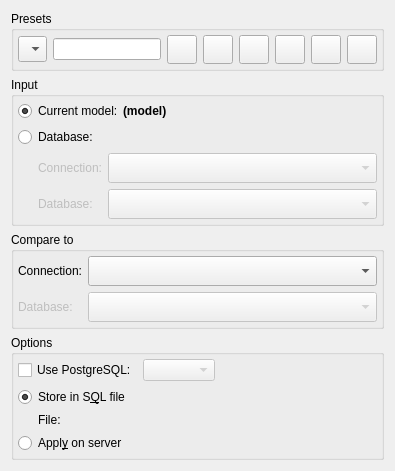
            <widget class="QWidget" name="layoutWidget">
             <layout class="QVBoxLayout" name="verticalLayout_6">
              <property name="spacing">
               <number>6</number>
              </property>
              <item>
               <widget class="QGroupBox" name="presets_gb">
                <property name="sizePolicy">
                 <sizepolicy hsizetype="Expanding" vsizetype="Preferred">
                  <horstretch>0</horstretch>
                  <verstretch>0</verstretch>
                 </sizepolicy>
                </property>
                <property name="minimumSize">
                 <size>
                  <width>0</width>
                  <height>0</height>
                 </size>
                </property>
                <property name="title">
                 <string>Presets</string>
                </property>
                <property name="flat">
                 <bool>false</bool>
                </property>
                <property name="checkable">
                 <bool>false</bool>
                </property>
                <layout class="QVBoxLayout" name="verticalLayout_8">
                 <property name="leftMargin">
                  <number>4</number>
                 </property>
                 <property name="topMargin">
                  <number>4</number>
                 </property>
                 <property name="rightMargin">
                  <number>4</number>
                 </property>
                 <property name="bottomMargin">
                  <number>4</number>
                 </property>
                 <item>
                  <layout class="QHBoxLayout" name="horizontalLayout_6">
                   <property name="spacing">
                    <number>6</number>
                   </property>
                   <item>
                    <widget class="QComboBox" name="presets_cmb">
                     <property name="sizePolicy">
                      <sizepolicy hsizetype="Preferred" vsizetype="Fixed">
                       <horstretch>0</horstretch>
                       <verstretch>0</verstretch>
                      </sizepolicy>
                     </property>
                     <property name="insertPolicy">
                      <enum>QComboBox::InsertAtBottom</enum>
                     </property>
                     <property name="sizeAdjustPolicy">
                      <enum>QComboBox::AdjustToMinimumContentsLengthWithIcon</enum>
                     </property>
                     <property name="iconSize">
                      <size>
                       <width>18</width>
                       <height>18</height>
                      </size>
                     </property>
                    </widget>
                   </item>
                   <item>
                    <widget class="QLineEdit" name="preset_name_edt"/>
                   </item>
                   <item>
                    <widget class="QToolButton" name="new_preset_tb">
                     <property name="enabled">
                      <bool>true</bool>
                     </property>
                     <property name="toolTip">
                      <string>Add new preset</string>
                     </property>
                     <property name="text">
                      <string/>
                     </property>
                     <property name="icon">
                      <iconset resource="../res/resources.qrc">
                       <normaloff>:/icones/icones/novo.png</normaloff>:/icones/icones/novo.png</iconset>
                     </property>
                     <property name="iconSize">
                      <size>
                       <width>22</width>
                       <height>22</height>
                      </size>
                     </property>
                     <property name="shortcut">
                      <string>Ins</string>
                     </property>
                    </widget>
                   </item>
                   <item>
                    <widget class="QToolButton" name="edit_preset_tb">
                     <property name="enabled">
                      <bool>true</bool>
                     </property>
                     <property name="toolTip">
                      <string>Edit preset name</string>
                     </property>
                     <property name="text">
                      <string/>
                     </property>
                     <property name="icon">
                      <iconset resource="../res/resources.qrc">
                       <normaloff>:/icones/icones/editar.png</normaloff>:/icones/icones/editar.png</iconset>
                     </property>
                     <property name="iconSize">
                      <size>
                       <width>22</width>
                       <height>22</height>
                      </size>
                     </property>
                     <property name="shortcut">
                      <string>Ctrl+E</string>
                     </property>
                    </widget>
                   </item>
                   <item>
                    <widget class="QToolButton" name="save_preset_tb">
                     <property name="enabled">
                      <bool>true</bool>
                     </property>
                     <property name="toolTip">
                      <string>Save preset</string>
                     </property>
                     <property name="text">
                      <string/>
                     </property>
                     <property name="icon">
                      <iconset resource="../res/resources.qrc">
                       <normaloff>:/icones/icones/salvar.png</normaloff>:/icones/icones/salvar.png</iconset>
                     </property>
                     <property name="iconSize">
                      <size>
                       <width>22</width>
                       <height>22</height>
                      </size>
                     </property>
                     <property name="shortcut">
                      <string>Ctrl+S</string>
                     </property>
                    </widget>
                   </item>
                   <item>
                    <widget class="QToolButton" name="cancel_preset_edit_tb">
                     <property name="enabled">
                      <bool>true</bool>
                     </property>
                     <property name="toolTip">
                      <string>Cancel operation on the preset</string>
                     </property>
                     <property name="text">
                      <string/>
                     </property>
                     <property name="icon">
                      <iconset resource="../res/resources.qrc">
                       <normaloff>:/icones/icones/fechar1.png</normaloff>:/icones/icones/fechar1.png</iconset>
                     </property>
                     <property name="iconSize">
                      <size>
                       <width>22</width>
                       <height>22</height>
                      </size>
                     </property>
                     <property name="shortcut">
                      <string>Esc</string>
                     </property>
                    </widget>
                   </item>
                   <item>
                    <widget class="QToolButton" name="remove_preset_tb">
                     <property name="enabled">
                      <bool>true</bool>
                     </property>
                     <property name="toolTip">
                      <string>Delete the selected preset</string>
                     </property>
                     <property name="text">
                      <string/>
                     </property>
                     <property name="icon">
                      <iconset resource="../res/resources.qrc">
                       <normaloff>:/icones/icones/excluir.png</normaloff>:/icones/icones/excluir.png</iconset>
                     </property>
                     <property name="iconSize">
                      <size>
                       <width>22</width>
                       <height>22</height>
                      </size>
                     </property>
                     <property name="shortcut">
                      <string>Del</string>
                     </property>
                    </widget>
                   </item>
                   <item>
                    <widget class="QToolButton" name="default_presets_tb">
                     <property name="enabled">
                      <bool>true</bool>
                     </property>
                     <property name="toolTip">
                      <string>Restore the default presets</string>
                     </property>
                     <property name="text">
                      <string/>
                     </property>
                     <property name="icon">
                      <iconset resource="../res/resources.qrc">
                       <normaloff>:/icones/icones/atualizar.png</normaloff>:/icones/icones/atualizar.png</iconset>
                     </property>
                     <property name="iconSize">
                      <size>
                       <width>22</width>
                       <height>22</height>
                      </size>
                     </property>
                     <property name="shortcut">
                      <string>Ctrl+R</string>
                     </property>
                    </widget>
                   </item>
                  </layout>
                 </item>
                </layout>
               </widget>
              </item>
              <item>
               <widget class="QGroupBox" name="groupBox_2">
                <property name="sizePolicy">
                 <sizepolicy hsizetype="Expanding" vsizetype="Preferred">
                  <horstretch>0</horstretch>
                  <verstretch>0</verstretch>
                 </sizepolicy>
                </property>
                <property name="minimumSize">
                 <size>
                  <width>0</width>
                  <height>0</height>
                 </size>
                </property>
                <property name="title">
                 <string>Input</string>
                </property>
                <property name="flat">
                 <bool>false</bool>
                </property>
                <property name="checkable">
                 <bool>false</bool>
                </property>
                <layout class="QVBoxLayout" name="verticalLayout_7">
                 <property name="leftMargin">
                  <number>4</number>
                 </property>
                 <property name="topMargin">
                  <number>4</number>
                 </property>
                 <property name="rightMargin">
                  <number>4</number>
                 </property>
                 <property name="bottomMargin">
                  <number>4</number>
                 </property>
                 <item>
                  <layout class="QHBoxLayout" name="horizontalLayout_3">
                   <property name="spacing">
                    <number>0</number>
                   </property>
                   <item>
                    <widget class="QRadioButton" name="src_model_rb">
                     <property name="sizePolicy">
                      <sizepolicy hsizetype="Preferred" vsizetype="Fixed">
                       <horstretch>0</horstretch>
                       <verstretch>0</verstretch>
                      </sizepolicy>
                     </property>
                     <property name="text">
                      <string>Current model:</string>
                     </property>
                     <property name="checked">
                      <bool>true</bool>
                     </property>
                    </widget>
                   </item>
                   <item>
                    <widget class="QLabel" name="src_model_name_lbl">
                     <property name="sizePolicy">
                      <sizepolicy hsizetype="Expanding" vsizetype="Preferred">
                       <horstretch>0</horstretch>
                       <verstretch>0</verstretch>
                      </sizepolicy>
                     </property>
                     <property name="font">
                      <font>
                       <weight>75</weight>
                       <italic>false</italic>
                       <bold>true</bold>
                      </font>
                     </property>
                     <property name="text">
                      <string>(model)</string>
                     </property>
                     <property name="textInteractionFlags">
                      <set>Qt::TextSelectableByKeyboard|Qt::TextSelectableByMouse</set>
                     </property>
                    </widget>
                   </item>
                  </layout>
                 </item>
                 <item>
                  <widget class="QRadioButton" name="src_database_rb">
                   <property name="minimumSize">
                    <size>
                     <width>0</width>
                     <height>0</height>
                    </size>
                   </property>
                   <property name="text">
                    <string>Database:</string>
                   </property>
                  </widget>
                 </item>
                 <item>
                  <widget class="QWidget" name="src_database_wgt" native="true">
                   <property name="enabled">
                    <bool>false</bool>
                   </property>
                   <property name="minimumSize">
                    <size>
                     <width>50</width>
                     <height>30</height>
                    </size>
                   </property>
                   <layout class="QGridLayout" name="gridLayout_13">
                    <property name="leftMargin">
                     <number>20</number>
                    </property>
                    <property name="topMargin">
                     <number>0</number>
                    </property>
                    <property name="rightMargin">
                     <number>0</number>
                    </property>
                    <property name="bottomMargin">
                     <number>0</number>
                    </property>
                    <item row="0" column="0">
                     <widget class="QLabel" name="src_connection_lbl">
                      <property name="enabled">
                       <bool>false</bool>
                      </property>
                      <property name="text">
                       <string>Connection:</string>
                      </property>
                     </widget>
                    </item>
                    <item row="0" column="1">
                     <widget class="QComboBox" name="src_connections_cmb">
                      <property name="enabled">
                       <bool>false</bool>
                      </property>
                      <property name="sizePolicy">
                       <sizepolicy hsizetype="Expanding" vsizetype="Fixed">
                        <horstretch>0</horstretch>
                        <verstretch>0</verstretch>
                       </sizepolicy>
                      </property>
                      <property name="sizeAdjustPolicy">
                       <enum>QComboBox::AdjustToMinimumContentsLengthWithIcon</enum>
                      </property>
                      <property name="iconSize">
                       <size>
                        <width>22</width>
                        <height>22</height>
                       </size>
                      </property>
                     </widget>
                    </item>
                    <item row="1" column="0">
                     <widget class="QLabel" name="src_database_lbl">
                      <property name="enabled">
                       <bool>false</bool>
                      </property>
                      <property name="sizePolicy">
                       <sizepolicy hsizetype="Minimum" vsizetype="Preferred">
                        <horstretch>0</horstretch>
                        <verstretch>0</verstretch>
                       </sizepolicy>
                      </property>
                      <property name="text">
                       <string>Database:</string>
                      </property>
                      <property name="indent">
                       <number>-1</number>
                      </property>
                     </widget>
                    </item>
                    <item row="1" column="1">
                     <widget class="QComboBox" name="src_database_cmb">
                      <property name="enabled">
                       <bool>false</bool>
                      </property>
                      <property name="sizePolicy">
                       <sizepolicy hsizetype="Expanding" vsizetype="Fixed">
                        <horstretch>0</horstretch>
                        <verstretch>0</verstretch>
                       </sizepolicy>
                      </property>
                      <property name="sizeAdjustPolicy">
                       <enum>QComboBox::AdjustToMinimumContentsLengthWithIcon</enum>
                      </property>
                      <property name="iconSize">
                       <size>
                        <width>22</width>
                        <height>22</height>
                       </size>
                      </property>
                     </widget>
                    </item>
                   </layout>
                  </widget>
                 </item>
                </layout>
               </widget>
              </item>
              <item>
               <widget class="QGroupBox" name="groupBox">
                <property name="sizePolicy">
                 <sizepolicy hsizetype="Expanding" vsizetype="Preferred">
                  <horstretch>0</horstretch>
                  <verstretch>0</verstretch>
                 </sizepolicy>
                </property>
                <property name="minimumSize">
                 <size>
                  <width>0</width>
                  <height>0</height>
                 </size>
                </property>
                <property name="title">
                 <string>Compare to</string>
                </property>
                <layout class="QGridLayout" name="gridLayout_11">
                 <property name="leftMargin">
                  <number>4</number>
                 </property>
                 <property name="topMargin">
                  <number>4</number>
                 </property>
                 <property name="rightMargin">
                  <number>4</number>
                 </property>
                 <property name="bottomMargin">
                  <number>4</number>
                 </property>
                 <property name="horizontalSpacing">
                  <number>6</number>
                 </property>
                 <item row="0" column="0">
                  <widget class="QLabel" name="connection_lbl">
                   <property name="text">
                    <string>Connection:</string>
                   </property>
                  </widget>
                 </item>
                 <item row="0" column="1">
                  <widget class="QComboBox" name="connections_cmb">
                   <property name="sizePolicy">
                    <sizepolicy hsizetype="Expanding" vsizetype="Fixed">
                     <horstretch>0</horstretch>
                     <verstretch>0</verstretch>
                    </sizepolicy>
                   </property>
                   <property name="sizeAdjustPolicy">
                    <enum>QComboBox::AdjustToMinimumContentsLengthWithIcon</enum>
                   </property>
                   <property name="iconSize">
                    <size>
                     <width>22</width>
                     <height>22</height>
                    </size>
                   </property>
                  </widget>
                 </item>
                 <item row="1" column="0">
                  <widget class="QLabel" name="database_lbl">
                   <property name="enabled">
                    <bool>false</bool>
                   </property>
                   <property name="sizePolicy">
                    <sizepolicy hsizetype="Minimum" vsizetype="Preferred">
                     <horstretch>0</horstretch>
                     <verstretch>0</verstretch>
                    </sizepolicy>
                   </property>
                   <property name="text">
                    <string>Database:</string>
                   </property>
                   <property name="indent">
                    <number>-1</number>
                   </property>
                  </widget>
                 </item>
                 <item row="1" column="1">
                  <widget class="QComboBox" name="database_cmb">
                   <property name="enabled">
                    <bool>false</bool>
                   </property>
                   <property name="sizePolicy">
                    <sizepolicy hsizetype="Expanding" vsizetype="Fixed">
                     <horstretch>0</horstretch>
                     <verstretch>0</verstretch>
                    </sizepolicy>
                   </property>
                   <property name="sizeAdjustPolicy">
                    <enum>QComboBox::AdjustToMinimumContentsLengthWithIcon</enum>
                   </property>
                   <property name="iconSize">
                    <size>
                     <width>22</width>
                     <height>22</height>
                    </size>
                   </property>
                  </widget>
                 </item>
                </layout>
               </widget>
              </item>
              <item>
               <widget class="QGroupBox" name="groupBox_3">
                <property name="sizePolicy">
                 <sizepolicy hsizetype="Expanding" vsizetype="Preferred">
                  <horstretch>0</horstretch>
                  <verstretch>0</verstretch>
                 </sizepolicy>
                </property>
                <property name="title">
                 <string>Options</string>
                </property>
                <layout class="QVBoxLayout" name="verticalLayout">
                 <property name="spacing">
                  <number>6</number>
                 </property>
                 <property name="leftMargin">
                  <number>4</number>
                 </property>
                 <property name="topMargin">
                  <number>4</number>
                 </property>
                 <property name="rightMargin">
                  <number>4</number>
                 </property>
                 <property name="bottomMargin">
                  <number>4</number>
                 </property>
                 <item>
                  <layout class="QHBoxLayout" name="horizontalLayout_17">
                   <property name="spacing">
                    <number>6</number>
                   </property>
                   <item>
                    <widget class="QCheckBox" name="pgsql_ver_chk">
                     <property name="toolTip">
                      <string>&lt;p&gt;Override the PostgreSQL version when generating the diff code. The default is to use the same version as the input database (detected automatically).&lt;/p&gt;</string>
                     </property>
                     <property name="statusTip">
                      <string/>
                     </property>
                     <property name="text">
                      <string>Use PostgreSQL:</string>
                     </property>
                    </widget>
                   </item>
                   <item>
                    <widget class="QComboBox" name="pgsql_ver_cmb">
                     <property name="enabled">
                      <bool>false</bool>
                     </property>
                     <property name="statusTip">
                      <string/>
                     </property>
                    </widget>
                   </item>
                   <item>
                    <spacer name="horizontalSpacer_4">
                     <property name="orientation">
                      <enum>Qt::Horizontal</enum>
                     </property>
                     <property name="sizeHint" stdset="0">
                      <size>
                       <width>40</width>
                       <height>20</height>
                      </size>
                     </property>
                    </spacer>
                   </item>
                  </layout>
                 </item>
                 <item>
                  <layout class="QHBoxLayout" name="horizontalLayout_7">
                   <property name="spacing">
                    <number>6</number>
                   </property>
                   <item>
                    <widget class="QRadioButton" name="store_in_file_rb">
                     <property name="sizePolicy">
                      <sizepolicy hsizetype="Fixed" vsizetype="Fixed">
                       <horstretch>0</horstretch>
                       <verstretch>0</verstretch>
                      </sizepolicy>
                     </property>
                     <property name="minimumSize">
                      <size>
                       <width>125</width>
                       <height>0</height>
                      </size>
                     </property>
                     <property name="toolTip">
                      <string>&lt;p&gt;Compares the model and the input database storing the diff in a SQL file for later usage.&lt;/p&gt;</string>
                     </property>
                     <property name="statusTip">
                      <string/>
                     </property>
                     <property name="text">
                      <string>Store in S&amp;QL file</string>
                     </property>
                     <property name="checked">
                      <bool>true</bool>
                     </property>
                    </widget>
                   </item>
                   <item>
                    <spacer name="horizontalSpacer_2">
                     <property name="orientation">
                      <enum>Qt::Horizontal</enum>
                     </property>
                     <property name="sizeHint" stdset="0">
                      <size>
                       <width>40</width>
                       <height>20</height>
                      </size>
                     </property>
                    </spacer>
                   </item>
                  </layout>
                 </item>
                 <item>
                  <widget class="QWidget" name="store_in_file_wgt" native="true">
                   <property name="enabled">
                    <bool>true</bool>
                   </property>
                   <property name="sizePolicy">
                    <sizepolicy hsizetype="Preferred" vsizetype="Fixed">
                     <horstretch>0</horstretch>
                     <verstretch>0</verstretch>
                    </sizepolicy>
                   </property>
                   <layout class="QGridLayout" name="store_in_file_grid">
                    <property name="leftMargin">
                     <number>20</number>
                    </property>
                    <property name="topMargin">
                     <number>0</number>
                    </property>
                    <property name="rightMargin">
                     <number>0</number>
                    </property>
                    <property name="bottomMargin">
                     <number>0</number>
                    </property>
                    <item row="0" column="0">
                     <widget class="QLabel" name="file_lbl">
                      <property name="enabled">
                       <bool>true</bool>
                      </property>
                      <property name="sizePolicy">
                       <sizepolicy hsizetype="Preferred" vsizetype="Fixed">
                        <horstretch>0</horstretch>
                        <verstretch>0</verstretch>
                       </sizepolicy>
                      </property>
                      <property name="minimumSize">
                       <size>
                        <width>0</width>
                        <height>0</height>
                       </size>
                      </property>
                      <property name="text">
                       <string>File:</string>
                      </property>
                     </widget>
                    </item>
                   </layout>
                  </widget>
                 </item>
                 <item>
                  <layout class="QHBoxLayout" name="horizontalLayout_8">
                   <property name="spacing">
                    <number>6</number>
                   </property>
                   <item>
                    <widget class="QRadioButton" name="apply_on_server_rb">
                     <property name="enabled">
                      <bool>true</bool>
                     </property>
                     <property name="sizePolicy">
                      <sizepolicy hsizetype="Fixed" vsizetype="Fixed">
                       <horstretch>0</horstretch>
                       <verstretch>0</verstretch>
                      </sizepolicy>
                     </property>
                     <property name="minimumSize">
                      <size>
                       <width>125</width>
                       <height>0</height>
                      </size>
                     </property>
                     <property name="toolTip">
                      <string>&lt;p&gt;Compares the model and the input database generating a diff and applying it directly to the latter. &lt;strong&gt;WARNING:&lt;/strong&gt; this mode causes irreversible changes on the database and in case of failure the original structure is not restored, so make sure to have a backup before proceed.&lt;/p&gt;</string>
                     </property>
                     <property name="statusTip">
                      <string/>
                     </property>
                     <property name="text">
                      <string>Appl&amp;y on server</string>
                     </property>
                     <property name="checked">
                      <bool>false</bool>
                     </property>
                    </widget>
                   </item>
                   <item>
                    <spacer name="horizontalSpacer_3">
                     <property name="orientation">
                      <enum>Qt::Horizontal</enum>
                     </property>
                     <property name="sizeHint" stdset="0">
                      <size>
                       <width>40</width>
                       <height>20</height>
                      </size>
                     </property>
                    </spacer>
                   </item>
                  </layout>
                 </item>
                </layout>
               </widget>
              </item>
              <item>
               <spacer name="verticalSpacer_2">
                <property name="orientation">
                 <enum>Qt::Vertical</enum>
                </property>
                <property name="sizeHint" stdset="0">
                 <size>
                  <width>0</width>
                  <height>0</height>
                 </size>
                </property>
               </spacer>
              </item>
             </layout>
            </widget>
